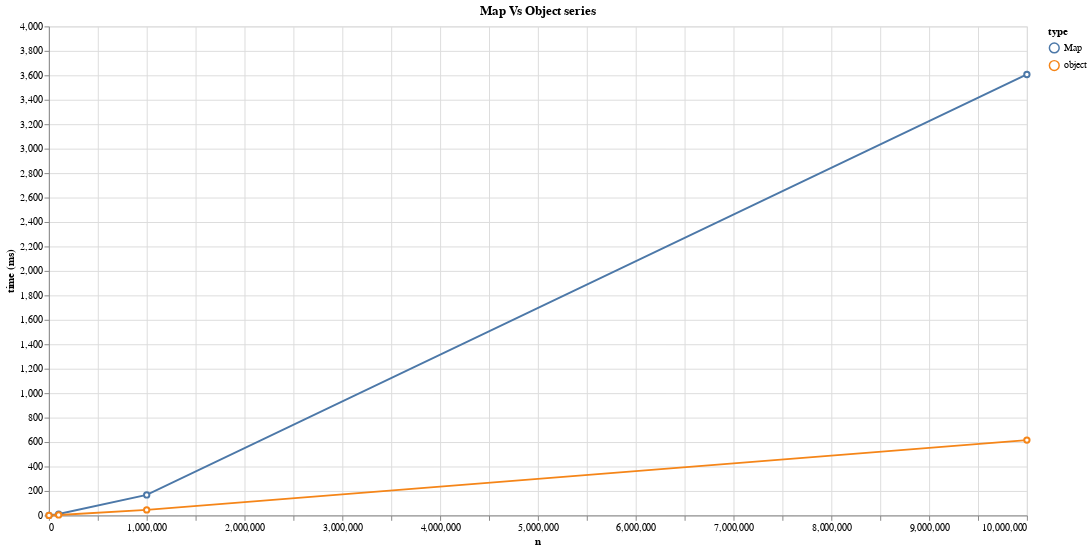

The specification (Vega-Lite) saved for this image:
### Vega-Lite specification from a JSON file in a GitHub repository (floating-point values rounded to 4 significant figures)
{"$schema": "https://vega.github.io/schema/vega-lite/v4.json", "description": "Map Vs Object series", "title": "Map Vs Object series", "width": 1000, "height": 500, "data": {"name": "table", "values": [{"time": "0.06", "n": 1000, "type": "Map"}, {"time": "11.2", "n": 100000, "type": "Map"}, {"time": "167.4", "n": 1000000, "type": "Map"}, {"time": " 3606.7", "n": 10000000, "type": "Map"}, {"time": "0.03", "n": 1000, "type": "object"}, {"time": "3.8", "n": 100000, "type": "object"}, {"time": "45.12", "n": 1000000, "type": "object"}, {"time": "616", "n": 10000000, "type": "object"}]}, "mark": {"type": "line", "point": {"filled": false, "fill": "white"}}, "encoding": {"x": {"field": "n", "type": "quantitative"}, "y": {"field": "time", "type": "quantitative", "title": "time (ms)"}, "color": {"field": "type", "type": "nominal"}}}
